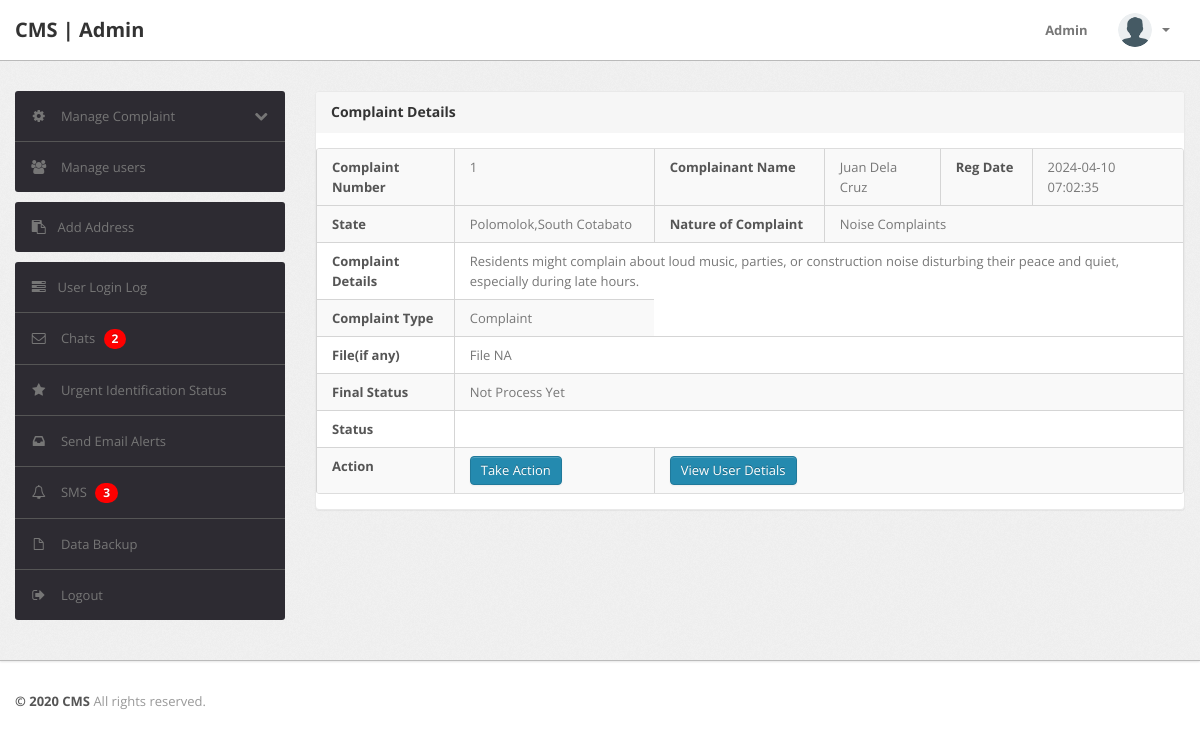
Screenshot of /complaint-details.php?cid=1 (signed in) with the database file from the repository.
### tables this page shows
CREATE TABLE `tblcomplaints` (
  `complaintNumber` int(11) NOT NULL AUTO_INCREMENT,
  `userId` int(11) NOT NULL,
  `category` int(11) NOT NULL,
  `subcategory` varchar(255) NOT NULL,
  `complaintType` varchar(255) NOT NULL,
  `state` varchar(255) NOT NULL,
  `noc` varchar(255) NOT NULL,
  `complaintDetails` mediumtext NOT NULL,
  `complaintFile` varchar(255) DEFAULT NULL,
  `regDate` timestamp NOT NULL DEFAULT current_timestamp(),
  `status` varchar(50) DEFAULT NULL,
  `lastUpdationDate` timestamp NOT NULL DEFAULT '0000-00-00 00:00:00' ON UPDATE current_timestamp(),
  PRIMARY KEY (`complaintNumber`)
);

CREATE TABLE `users` (
  `id` int(11) NOT NULL AUTO_INCREMENT,
  `fullName` varchar(255) DEFAULT NULL,
  `userEmail` varchar(255) DEFAULT NULL,
  `password` varchar(255) DEFAULT NULL,
  `contactNo` bigint(11) DEFAULT NULL,
  `address` tinytext DEFAULT NULL,
  `State` varchar(255) DEFAULT NULL,
  `country` varchar(255) DEFAULT NULL,
  `pincode` int(6) DEFAULT NULL,
  `userImage` varchar(255) DEFAULT NULL,
  `regDate` timestamp NOT NULL DEFAULT current_timestamp(),
  `updationDate` timestamp NOT NULL DEFAULT '0000-00-00 00:00:00' ON UPDATE current_timestamp(),
  `status` int(1) NOT NULL,
  PRIMARY KEY (`id`)
);

### complaint-details.php (the view, shortened to what this page needs)
<?php
include('include/config.php');
if (strlen($_SESSION['alogin']) == 0) {
	header('location:index.php');
} else {
?>
	<!DOCTYPE html>
	<html lang="en">
	<head>
		<link type="text/css" href="bootstrap/css/bootstrap.min.css" rel="stylesheet">
		<link type="text/css" href="bootstrap/css/bootstrap-responsive.min.css" rel="stylesheet">
		<link type="text/css" href="css/theme.css" rel="stylesheet">
		<link type="text/css" href="images/icons/css/font-awesome.css" rel="stylesheet">
	</head>
	<body>
		<?php include('include/header.php'); ?>
		<div class="wrapper">
			<div class="container">
				<div class="row">
					<?php include('include/sidebar.php'); ?>
					<div class="span9">
						<div class="content">
							<div class="module">
								<div class="module-head">
									<h3>Complaint Details</h3>
								</div>
								<div class="module-body table">
									<table cellpadding="0" cellspacing="0" border="0" class="datatable-1 table table-bordered table-striped	 display" width="100%">
										<tbody>
											<?php $st = 'closed';
											$query = mysqli_query($con, "select tblcomplaints.*,users.fullName as name from tblcomplaints join users on users.id=tblcomplaints.userId where tblcomplaints.complaintNumber='" . $_GET['cid'] . "'");
											while ($row = mysqli_fetch_array($query)) {
											?>
												<tr>
													<td><b>Complaint Number</b></td>
													<td><?php echo htmlentities($row['complaintNumber']); ?></td>
													<td><b>Complainant Name</b></td>
													<td> <?php echo htmlentities($row['name']); ?></td>
													<td><b>Reg Date</b></td>
													<td><?php echo htmlentities($row['regDate']); ?>
													</td>
												</tr>
												<tr>
													<td><b>State </b></td>
													<td><?php echo htmlentities($row['state']); ?></td>
													<td><b>Nature of Complaint</b></td>
													<td colspan="3"> <?php echo htmlentities($row['noc']); ?></td>
												</tr>
												<tr>
													<td><b>Complaint Details </b></td>
													<td colspan="5"> <?php echo htmlentities($row['complaintDetails']); ?></td>
												</tr>
												<tr>
													<td><b>Complaint Type</b></td>
													<td><?php echo htmlentities($row['complaintType']); ?>
													</td>
												</tr>
												<tr>
													<td><b>File(if any) </b></td>
													<td colspan="5"> <?php $cfile = $row['complaintFile'];
																		if ($cfile == "" || $cfile == "NULL") {
																			echo "File NA";
																		} else { ?>
															<a href="../users/complaintdocs/<?php echo htmlentities($row['complaintFile']); ?>" target="_blank" /> View File</a>
														<?php } ?>
													</td>
												</tr>
												<tr>
													<td><b>Final Status</b></td>
													<td colspan="5"><?php if ($row['status'] == "") {
																		echo "Not Process Yet";
																	} else {
																		echo htmlentities($row['status']);
																	} ?></td>
												</tr>
												<?php
												$ret = mysqli_query($con, "select * from tblcomplaints where complaintNumber='" . $_GET['cid'] . "'");
												while ($rw = mysqli_fetch_array($ret)) {
												?>
													<tr>
														<td><b>Status</b></td>
														<td colspan="5"><?php echo  htmlentities($rw['status']); ?></td>
													</tr>
												<?php } ?>
												<tr>
													<td><b>Action</b></td>
													<td>
														<?php if ($row['status'] == "closed") {
														} else { ?>
															<a href="javascript:void(0);" onClick="popUpWindow('http://localhost:8080/cms/admin/updatecomplaint.php?cid=<?php echo htmlentities($row['complaintNumber']); ?>');" title="Update order">
																<button type="button" class="btn btn-primary">Take Action</button>
													</td>
													</a><?php } ?></td>
												<td colspan="4">
													<a href="javascript:void(0);" onClick="popUpWindow('http://localhost:8080/cms/admin/userprofile.php?uid=<?php echo htmlentities($row['userId']); ?>');" title="Update order">
														<button type="button" class="btn btn-primary">View User Detials</button></a>
												</td>
												</tr>
											<?php  } ?>
									</table>
								</div>
							</div>
						</div>
					</div>
				</div>
			</div>
		</div>
		<?php include('include/footer.php'); ?>
	</body>
<?php } ?>

### css/theme.css (style rules this page uses)
body { font-size: 13px; font-family: 'Open Sans', Arial, sans-serif; background: #fff; color: #777 }
h1, h2, h3, h4, h5, h6 { color: #333; margin-top: 0 }
h3 { font-size: 20px }
strong, b { color: #555 }
.wrapper { background: url(../images/bg.png) #eee; border-bottom: 1px solid #bbb; -webkit-box-shadow: 0 1px 2px rgba(0,0,0,0.1); -moz-box-shadow: 0 1px 2px rgba(0,0,0,0.1); box-shadow: 0 1px 2px rgba(0,0,0,0.1); padding: 30px 0 }
select, textarea, input[type="text"], input[type="password"], input[type="datetime"], input[type="datetime-local"], input[type="date"], input[type="month"], input[type="time"], input[type="week"], input[type="number"], input[type="email"], input[type="url"], input[type="search"], input[type="tel"], input[type="color"], .uneditable-input, label, input, button, select, textarea { -webkit-border-radius: 3px; -moz-border-radius: 3px; border-radius: 3px; font-size: 13px; font-family: 'Open Sans', Tahoma, Arial, sans-serif }
.module { background: #fff; -webkit-border-radius: 3px; -moz-border-radius: 3px; border-radius: 3px; border: 1px solid #ccc; border-bottom-color: #bbb; -webkit-box-shadow: 0 0 1px rgba(0,0,0,0.2); -moz-box-shadow: 0 0 1px rgba(0,0,0,0.2); box-shadow: 0 0 1px rgba(0,0,0,0.2); margin-bottom: 30px }
.btn, .btn-box { -webkit-border-radius: 3px; -moz-border-radius: 3px; border-radius: 3px }
.btn { font-size: 13px; font-weight: 600 }
.btn { display: inline-block; margin-bottom: 0; font-weight: 400; text-align: center; vertical-align: middle; cursor: pointer; background-image: none; border: 1px solid transparent; white-space: nowrap; padding: 4px 10px; font-size: 13px; line-height: 1.42857; border-radius: 4px; -webkit-user-select: none; -moz-user-select: none; -ms-user-select: none; user-select: none }
.btn-primary { color: #fff; background-color: #248aaf; border-color: #20799a }
.table { margin-bottom: 0 }
.table th, .table td { border-color: #d5d5d5!important }
.table-bordered thead:first-child tr:first-child>th:first-child, .table-bordered tbody:first-child tr:first-child>td:first-child { -webkit-border-top-left-radius: 2px; -moz-border-radius-topleft: 2px; border-top-left-radius: 2px }
.table-bordered thead:first-child tr:first-child>th:last-child, .table-bordered tbody:first-child tr:first-child>td:last-child { -webkit-border-top-right-radius: 2px; -moz-border-radius-topright: 2px; border-top-right-radius: 2px }
.table-bordered thead:last-child tr:last-child>th:first-child, .table-bordered tbody:last-child tr:last-child>td:first-child, .table-bordered tfoot:last-child tr:last-child>td:first-child { -webkit-border-bottom-left-radius: 2px; -moz-border-radius-bottomleft: 2px; border-bottom-left-radius: 2px }
.table-bordered thead:last-child tr:last-child>th:last-child, .table-bordered tbody:last-child tr:last-child>td:last-child, .table-bordered tfoot:last-child tr:last-child>td:last-child { -webkit-border-bottom-right-radius: 2px; -moz-border-radius-bottomright: 2px; border-bottom-right-radius: 2px }
.module { box-shadow: 0 0 3px rgba(0,0,0,.1); border-color: #e9e9e9; margin-bottom: 20px; background-color: #fff; border-radius: 4px; -webkit-box-shadow: 0 1px 1px rgba(0,0,0,.05); box-shadow: 0 1px 1px rgba(0,0,0,.05); }
.module-head { color: #767676; background-color: #f6f6f6; border-color: #e9e9e9; padding: 10px 15px; border-bottom: 1px solid transparent; border-top-right-radius: 3px; border-top-left-radius: 3px; }
.module-head h3 { font-size: 14px; line-height: 20px; height: 20px; margin: 0 }
.module-body { padding: 15px }
.module-body.table { padding: 15px 0 }
.module-body.table .table th, .module-body.table .table td { padding-left: 15px; padding-right: 15px }

### rows the page displays
tblcomplaints: complaintNumber "1", userId.fullName "Juan Dela Cruz", regDate "2024-04-10 07:02:35", state "Polomolok,South Cotabato", noc "Noise Complaints", complaintDetails "Residents might complain about loud music, parties, or construction noise disturbing their peace and quiet, especially during late hours.", complaintType "Complaint", complaintFile "File NA", status "Not Process Yet"

### other values shown
$num_messages "2"
$totalUsersWithContactNo "3"
